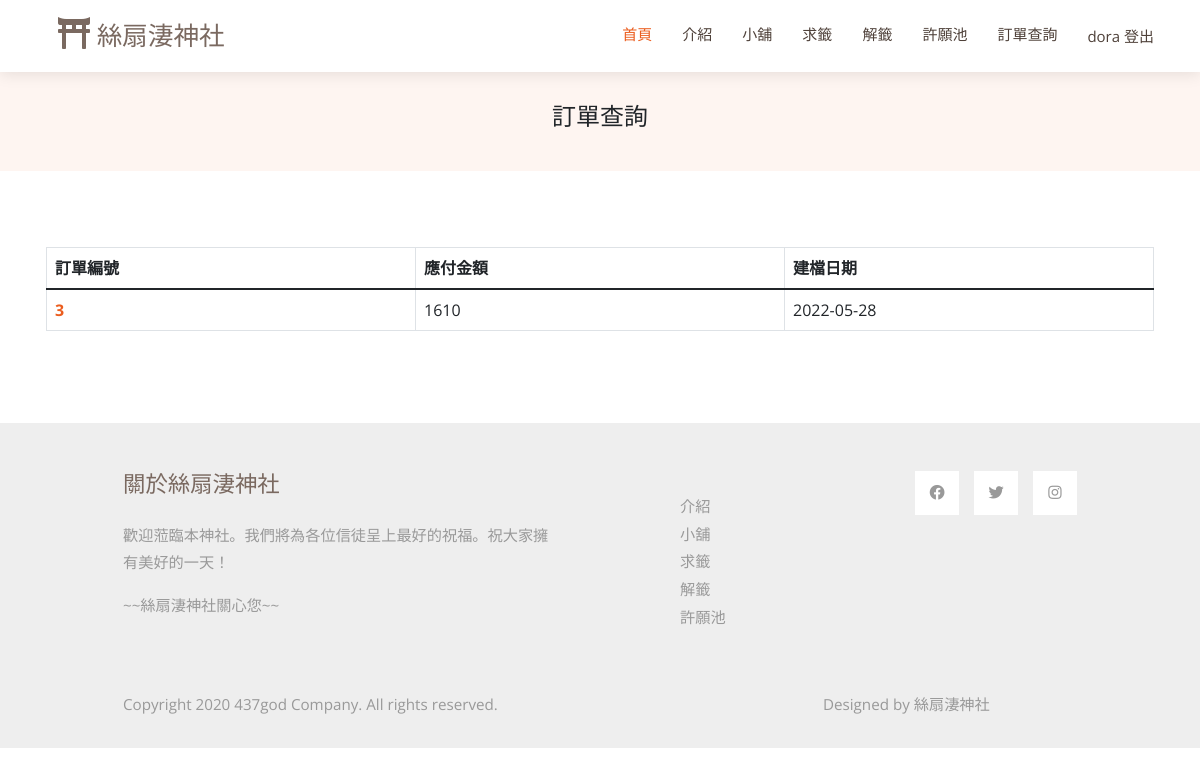
The app's page /訂單管理.php (signed in) with its own data.
### tables this page shows
CREATE TABLE `order` (
  `member_name` varchar(20) NOT NULL,
  `order_id` int(20) NOT NULL,
  `order_totalprice` int(10) NOT NULL,
  `order_time` date DEFAULT NULL
);

### 訂單管理.php (the view, shortened to what this page needs)
<!DOCTYPE html>
<html lang="en">
<head>
  <?php
    include ("template.php");
    echo $vendorcss;
    echo $maincss;
  ?>
    <?php
    include("mysql_connect.inc.php");
    $name = $_SESSION['Name'];
    if ($result = mysqli_query($link, "SELECT * FROM `order` where `member_name` = '$name'")) {
    while ($row = mysqli_fetch_assoc($result)) {
      $data .= "<tr><th scope=\"row\"><a href=\"cart.php?order=$row[order_id]\">$row[order_id]</th><td>$row[order_totalprice]</td><td>$row[order_time]</td></tr>";
    }
    }
    ?>
</head>
<body>
  <?php
    include ("template.php");
  ?>
  <header id="header" class="fixed-top d-flex align-items-center">
    <div class="container d-flex align-items-center justify-content-between">
      <div class="container-fluid">
        <a class="navbar-brand" href="index.php">
            <i class="fas fa-film mr-2"></i>
            絲扇淒神社
        </a>
      </div>
      <nav id="navbar" class="navbar">
        <ul>
          <li><a class="nav-link scrollto active" href="index.php">首頁</a></li>
          <li><a class="nav-link scrollto" href="index.php">介紹</a></li>
          <li><a class="nav-link scrollto" href="store-page.php">小舖</a></li>
          <li><a class="nav-link scrollto" href="求籤.php">求籤</a></li>
          <li><a class="nav-link scrollto" href="解籤1.php">解籤</a></li>
          <li><a class="nav-link scrollto" href="許願池.php">許願池</a></li>
          <?php
            if (isset($_SESSION['Name'])) {
                if($_SESSION["Name"] == 'admin')
                {
                  echo '<li><a class="nav-link scrollto" href="商品管理.php">管理中心</a></li>';
                  echo '<li><a href="logout.php">'.$_SESSION['Name'].'   登出</a></li>';
                }
                else
                {
                  echo '<li><a class="nav-link scrollto" href="訂單管理.php">訂單查詢</a></li>';
                  echo '<li><a href="logout.php">'.$_SESSION['Name'].'   登出</a></li>';
                }
                } else {
                echo '<li><button class="getstarted button1" onclick="document.getElementById(\'id01\').style.display=\'block\'" style="width: 125px; padding-top: 7px;">登入/註冊</button></li>';
                }
            ?>
        </ul>
      </nav>
    </div>
  </header>
  <main id="main">
    <section class="breadcrumbs">
        <div class="container">
          <div class="d-flex justify-content-between align-items-center">
            <h2>訂單查詢</h2>
          </div>
        </div>
    </section>
    <section id="store" class="portfolio">
        <div class="container" data-aos="fade-up">
            <div class="row" data-aos="fade-up" data-aos-delay="100">
                <div class="col-12">
                    <div id="order-table">
                        <table class="table table-bordered" style="table-layout:fixed">
                            <thead>
                                <tr>
                                    <th scope="col">訂單編號</th>
                                    <th scope="col">應付金額</th>
                                    <th scope="col">建檔日期</th>
                                </tr>
                            </thead>
                            <tbody>
                                <?php echo $data;?>
                            </tbody>
                        </table>
                    </div>
                </div>
            </div>
        </div>
    </section>
  </main>
  <?php
  include ("template.php");
  ?>
</body>
</html>

### css/style.css (style rules this page uses)
body { font-family: "Open Sans", sans-serif; color: #212529; }
a { color: #eb5d1e; text-decoration: none; }
h1, h2, h3, h4, h5, h6, .font-primary { font-family: "Raleway", sans-serif; }
#header { height: 72px; transition: all 0.5s; z-index: 997; transition: all 0.5s; background: #fff; box-shadow: 0px 2px 15px rgba(0, 0, 0, 0.1); }
#main { margin-top: 72px; }
.navbar { padding: 0; }
.navbar ul { margin: 0; padding: 0; display: flex; list-style: none; align-items: center; }
.navbar li { position: relative; }
.navbar a, .navbar a:focus { display: flex; align-items: center; justify-content: space-between; padding: 10px 0 10px 30px; font-size: 15px; color: #4e4039; white-space: nowrap; transition: 0.3s; }
.navbar a:hover, .navbar .active, .navbar .active:focus, .navbar li:hover > a { color: #eb5d1e; }
section { padding: 60px 0; overflow: hidden; }
.breadcrumbs { padding: 15px 0; background-color: #fef5f1; min-height: 40px; }
.breadcrumbs h2 { font-size: 24px; font-weight: 300; }

### css/style1.css (style rules this page uses)
*, *:before, *:after { box-sizing: border-box; margin: 0; padding: 0; }
body { font-family: "Open Sans", Helvetica, Arial, sans-serif; background: #ffffff; }
h2 { width: 100%; font-size: 26px; text-align: center; }
.container { padding: 16px; }

### css/templatemo-style.css (style rules this page uses)
p { line-height: 1.8; }
a { text-decoration: none; transition: all 0.3s ease; }
.container-fluid { max-width: 1770px; }
.tm-container-small { max-width: 1050px; }
.navbar-brand { color: rgb(122, 105, 96); font-size: 1.6rem; }
.navbar-brand i { font-size: 2rem; }
.tm-text-primary { color: rgb(122, 105, 96); }
.tm-bg-gray { background-color: #EEEEEE; }
.nav-link { color: #666666; border-bottom: 4px solid transparent; font-size: 1.2rem; }
p, .tm-text-gray { color: #999; }
.tm-footer-links li { list-style: none; margin-bottom: 5px; }
.tm-footer-links li a { color: #999999; }
.tm-social-links li { list-style: none; margin-right: 15px; }
.tm-social-links li:last-child { margin-right: 0; }
.tm-social-links li a { color: #999999; width: 44px; height: 44px; display: flex; background-color: #fff; align-items: center; justify-content: center; }
.tm-footer { font-size: 0.95rem; }
.tm-footer-title { font-size: 1.4rem; }

### records on screen
order: order_id "3", order_totalprice "1610", order_time "2022-05-28"

### other values on screen
$_SESSION['Name'] "dora"
